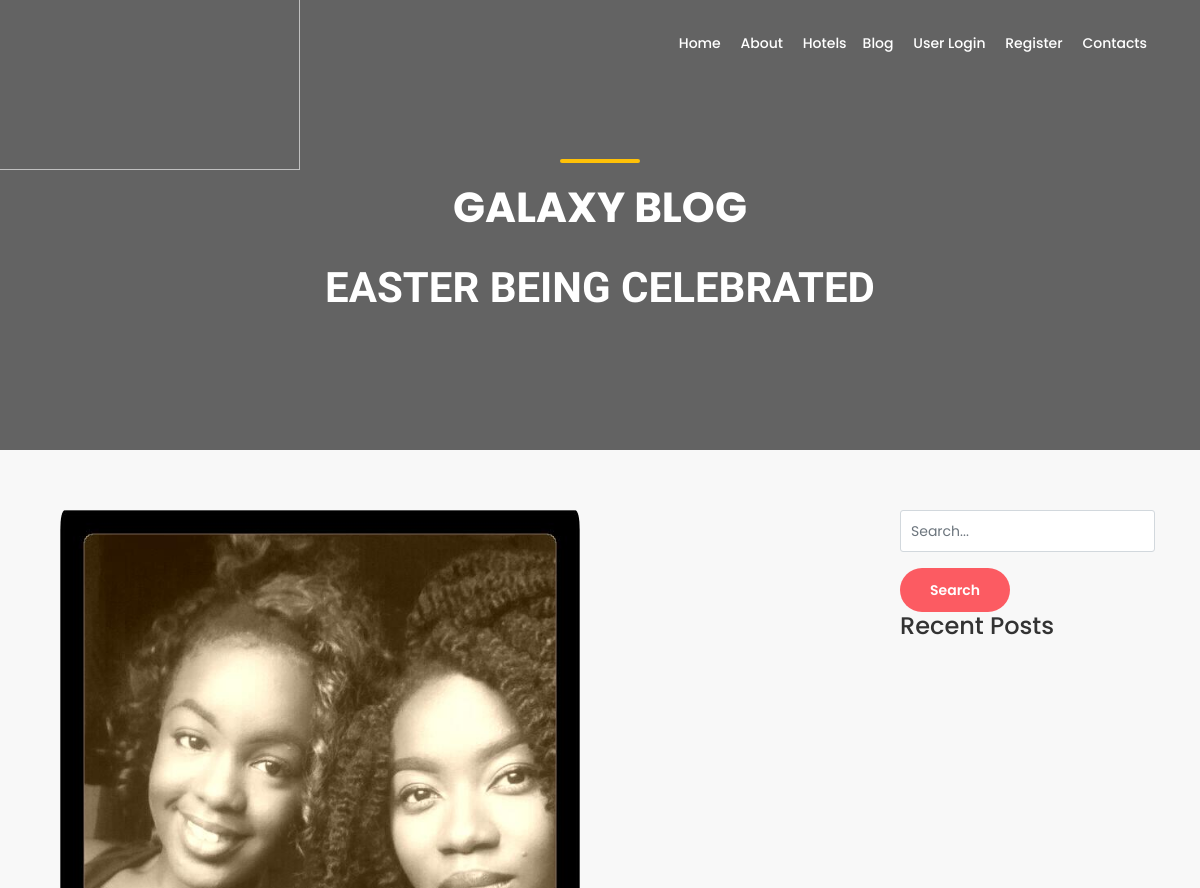
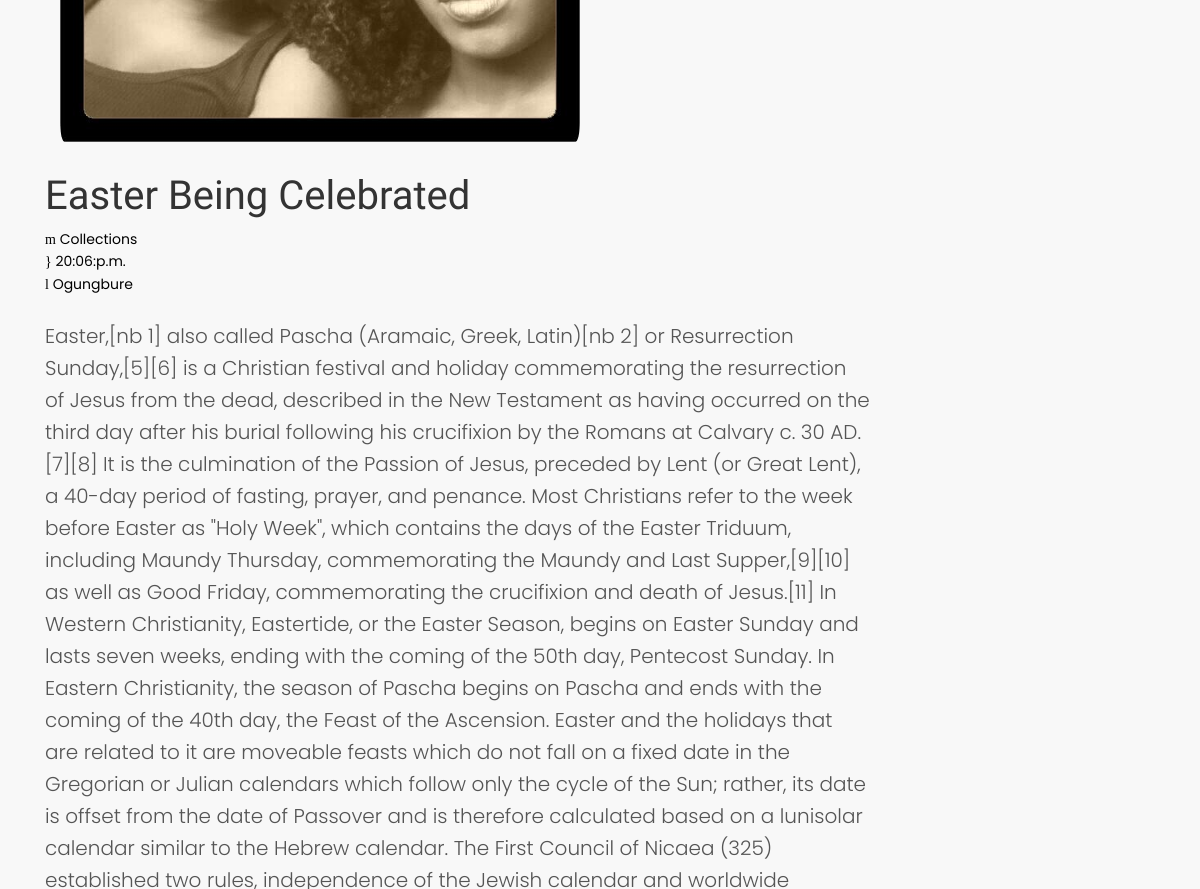
Page /pages/blog-post-page/50 (upper part) on the earlier database version (2 pictures, top to bottom).
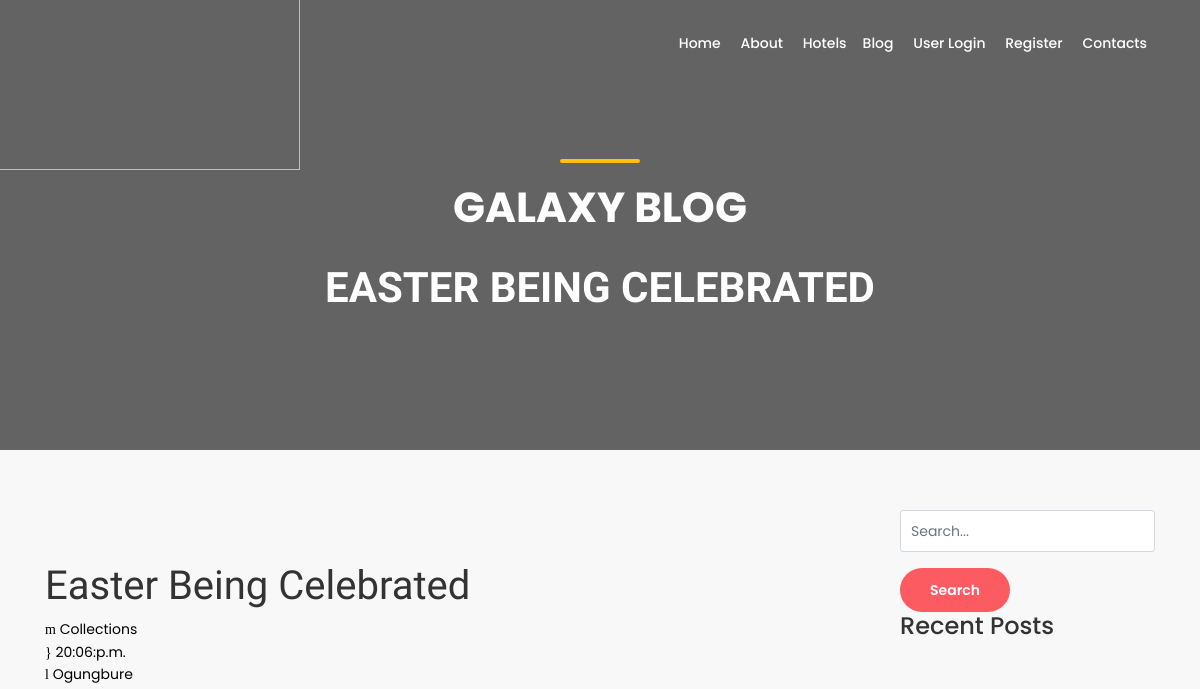
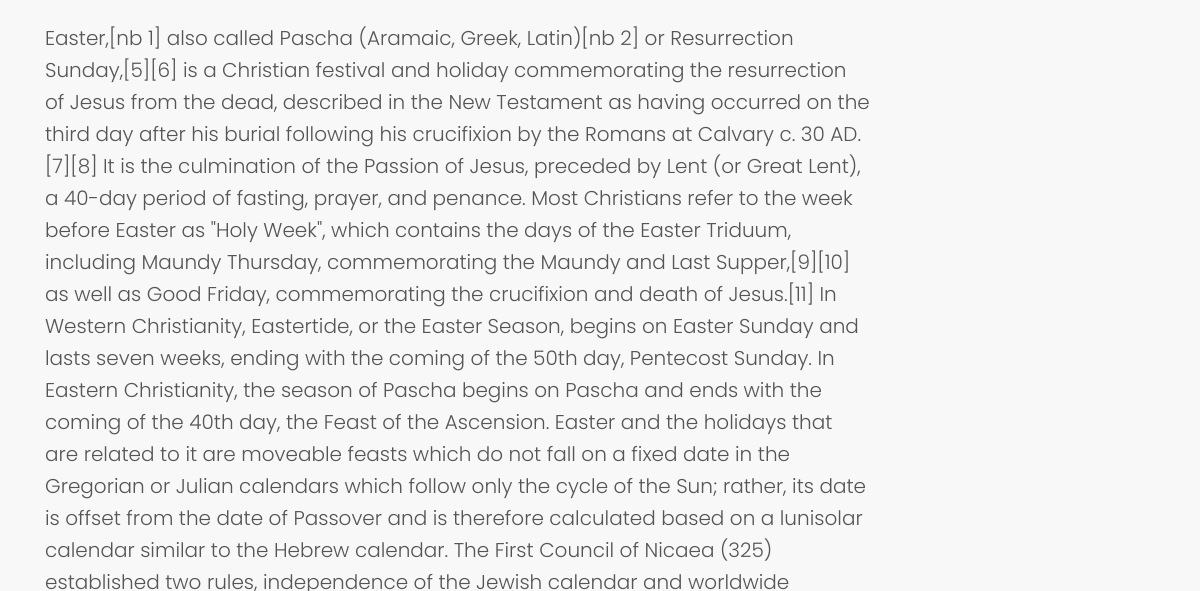
Same page on the later database version (2 pictures, top to bottom).
### frontend/models.py (models this page shows, shortened)
class Blog(models.Model):
    FEATURE = 'Feature'
    NO_FEATURE = 'No Feature'
    CHOOSE = ''
    APPEAR_HOME_FIELD=[
        (FEATURE, 'Appear on home'),
        (NO_FEATURE, "Don't show on home"),
        (CHOOSE, 'Please Choose')
    ]
    blg_title = models.CharField(max_length=150, verbose_name= 'Blog Title')
    blg_image = models.FileField(null=True, verbose_name='Blog Image', blank=True, upload_to='uploads/')
    appear_home = models.CharField(max_length=50, choices=APPEAR_HOME_FIELD, default=CHOOSE)
    blg_content = models.TextField()
    user = models.ForeignKey(User, on_delete=models.CASCADE)
    cat_id = models.ManyToManyField(BlogCategory, verbose_name='Category')
    date = models.DateTimeField(auto_now_add=True)
    class Meta():
        verbose_name_plural = 'Blog'
    def blog_img(self):
        if self.blg_image:
          return self.blg_image.url

### frontend/views.py (the view)
# urls.py: path('blog-post-page/<int:pk>', views.blog_post, name='blog_post'),
def blog_post(request, pk):
    most_recent = Blog.objects.order_by('date')[:6]
    single_post = get_object_or_404(Blog, pk=pk)
    comments = Comment.objects.filter(post=pk).order_by('-timestamp')
    if request.method == "POST":
        form = CommentForm(request.POST)
        if form.is_valid():
            comment = form.save(commit=False)
            comment.post = single_post
            comment.save()
            return redirect('frontend:blog_post', pk=single_post.pk)
            single_post = {'form': form, 'most_recent': most_recent,}
    else:
        form = CommentForm()
    return render(request, 'frontend/blog-post.html', {'comm':comments, 'form':form, 'sipst':single_post})

### backend/forms.py
class CommentForm(forms.ModelForm):
    user_name = forms.CharField( widget=forms.TextInput(attrs={'class': 'form-control', 'placeholder': 'Full Name'}))
    comment_content = forms.CharField(widget=forms.Textarea(attrs={
        'class': 'form-control',
        'placeholder': 'Type your comment',
        'id': 'usercomment',
        'rows': '4'
    }))
    class Meta:
        model = Comment
        exclude = ['user', 'post']

### templates/frontend/blog-post.html (shortened to what this page needs)
{% extends 'frontend/newbase.html' %}
{% load static %}
{% block content %}
	<main>
		<section class="hero_in general">
			<div class="wrapper">
				<div class="container">
					<h1 class="fadeInUp"><span></span>Galaxy blog</h1>
					<h1 class="fadeInDown" style="font-family: 'Charm', cursive;">{{ sipst.blg_title }}</h1>
				</div>
			</div>
		</section>
		<div class="container margin_60_35">
			<div class="row">
				{% if sipst %}
					<div class="col-lg-9">
						<div class="bloglist singlepost">
							<p><img alt="" class="img-fluid col-lg-8" src="{{ sipst.blog_img }}" style="border-radius: 20px;"></p>
							<h1  style="font-family: 'Charm', cursive;">{{ sipst.blg_title }}</h1>
							<div class="postmeta">
								<ul>
									<li><a href="#" style="color: black;" ><i class="icon_folder-alt" style="color: black;"></i> Collections</a></li>
									<li><a href="#" style="color: black;"><i class="icon_clock_alt"  style="color: black;"></i> {{sipst.date|date:'H:i:a' }}</a></li>
									<li><a href="#" style="color: black;"><i class="icon_pencil-edit"  style="color: black;"></i> {{ sipst.user.first_name }}</a></li>
								</ul>
							</div>
							<div class="post-content lead">
								<br><br><br>
							</div>
						</div>
				{% endif %}
				</div>
				{% include 'frontend/blog_search.html' %}
			</div>
		</div>
	</main>
{% endblock %}

Differences in the rows shown:
changed Blog "EASTER BEING CELEBRATED": blog_img: picture removed
